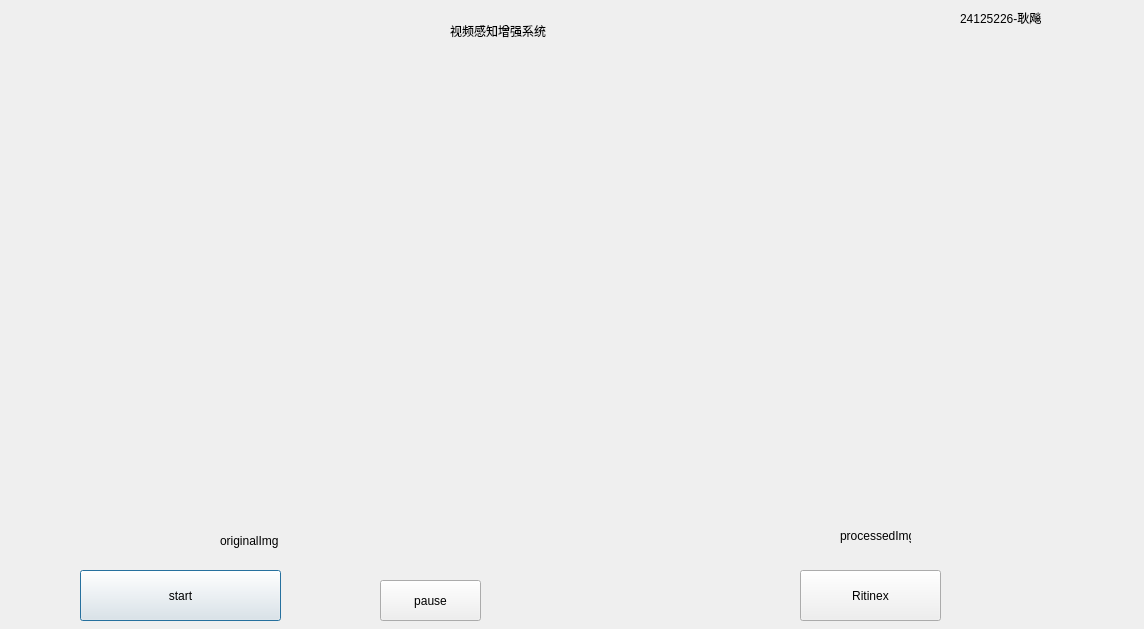
<?xml version="1.0" encoding="UTF-8"?>
<ui version="4.0">
 <class>Dialog</class>
 <widget class="QDialog" name="Dialog">
  <property name="geometry">
   <rect>
    <x>0</x>
    <y>0</y>
    <width>1144</width>
    <height>629</height>
   </rect>
  </property>
  <property name="windowTitle">
   <string>项目实践：感知增强系统设计（不良视觉条件下的图像/视频增强）</string>
  </property>
  <widget class="QLabel" name="lblOriginal">
   <property name="geometry">
    <rect>
     <x>50</x>
     <y>70</y>
     <width>501</width>
     <height>441</height>
    </rect>
   </property>
   <property name="contextMenuPolicy">
    <enum>Qt::ContextMenuPolicy::PreventContextMenu</enum>
   </property>
   <property name="autoFillBackground">
    <bool>true</bool>
   </property>
   <property name="text">
    <string/>
   </property>
  </widget>
  <widget class="QPushButton" name="btnOpenCamera">
   <property name="geometry">
    <rect>
     <x>80</x>
     <y>570</y>
     <width>201</width>
     <height>51</height>
    </rect>
   </property>
   <property name="styleSheet">
    <string notr="true">font: 14pt &quot;幼圆&quot;;
font: 14pt &quot;黑体&quot;;</string>
   </property>
   <property name="text">
    <string>start</string>
   </property>
  </widget>
  <widget class="QLabel" name="label">
   <property name="geometry">
    <rect>
     <x>450</x>
     <y>10</y>
     <width>321</width>
     <height>41</height>
    </rect>
   </property>
   <property name="styleSheet">
    <string notr="true">font: 14pt &quot;隶书&quot;;
font: 28pt &quot;隶书&quot;;</string>
   </property>
   <property name="text">
    <string>视频感知增强系统</string>
   </property>
  </widget>
  <widget class="QPushButton" name="btnPauseOrResume">
   <property name="geometry">
    <rect>
     <x>380</x>
     <y>580</y>
     <width>101</width>
     <height>41</height>
    </rect>
   </property>
   <property name="styleSheet">
    <string notr="true">font: 14pt &quot;黑体&quot;;</string>
   </property>
   <property name="text">
    <string>pause</string>
   </property>
  </widget>
  <widget class="QPushButton" name="Ritinex">
   <property name="geometry">
    <rect>
     <x>800</x>
     <y>570</y>
     <width>141</width>
     <height>51</height>
    </rect>
   </property>
   <property name="styleSheet">
    <string notr="true">font: 14pt &quot;黑体&quot;;</string>
   </property>
   <property name="text">
    <string>Ritinex</string>
   </property>
  </widget>
  <widget class="QLabel" name="lblProcessed_2">
   <property name="geometry">
    <rect>
     <x>600</x>
     <y>60</y>
     <width>501</width>
     <height>441</height>
    </rect>
   </property>
   <property name="autoFillBackground">
    <bool>true</bool>
   </property>
   <property name="text">
    <string/>
   </property>
  </widget>
  <widget class="QLabel" name="label_2">
   <property name="geometry">
    <rect>
     <x>220</x>
     <y>530</y>
     <width>61</width>
     <height>21</height>
    </rect>
   </property>
   <property name="styleSheet">
    <string notr="true">font: 10pt &quot;幼圆&quot;;</string>
   </property>
   <property name="text">
    <string>originalImg</string>
   </property>
  </widget>
  <widget class="QLabel" name="label_3">
   <property name="geometry">
    <rect>
     <x>840</x>
     <y>520</y>
     <width>71</width>
     <height>31</height>
    </rect>
   </property>
   <property name="styleSheet">
    <string notr="true">font: 10pt &quot;幼圆&quot;;</string>
   </property>
   <property name="text">
    <string>processedImg</string>
   </property>
  </widget>
  <widget class="QLabel" name="label_4">
   <property name="geometry">
    <rect>
     <x>960</x>
     <y>10</y>
     <width>171</width>
     <height>16</height>
    </rect>
   </property>
   <property name="text">
    <string>24125226-耿飚</string>
   </property>
  </widget>
 </widget>
 <resources/>
 <connections/>
</ui>
